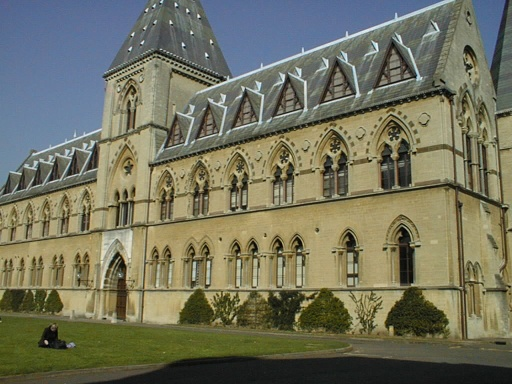
//> input picture resources/epipairs/library2.jpg, 512 x 384 px
$ ./bonus resources/epipairs/library1.jpg resources/epipairs/library2.jpg   (built with g++ and OpenCV 4)
//> lines starting //> are read from the running program, lines starting //| are printed output that depends on the picture
/**
 * @source http://ramsrigoutham.com/2012/11/22/panorama-image-stitching-in-opencv/
 * @summary Panorama stitching using SURF features
 */

#include <stdio.h>
#include <iostream>

#include "opencv2/core/core.hpp"
#include "opencv2/nonfree/features2d.hpp"
#include "opencv2/highgui/highgui.hpp"
#include "opencv2/nonfree/nonfree.hpp"
#include "opencv2/calib3d/calib3d.hpp"
#include "opencv2/imgproc/imgproc.hpp"

using namespace cv;

void readme();

/** @function main */
int main( int argc, char** argv )
{
 if( argc != 3 )
 { readme(); return -1; }

// Load the images
 Mat image1= imread( argv[2] );
//> image1 is the input picture: 384 rows x 512 cols, CV_8UC3; mean B, G, R 93.7, 114.3, 114.3
 Mat image2= imread( argv[1] );
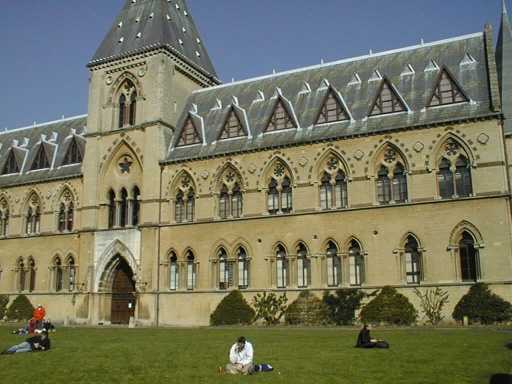
//> input picture resources/epipairs/library1.jpg, 512 x 384 px
//> image2 is the input picture: 384 rows x 512 cols, CV_8UC3; mean B, G, R 94.6, 117.4, 116.2
 Mat gray_image1;
 Mat gray_image2;
 // Convert to Grayscale
 cvtColor( image1, gray_image1, CV_RGB2GRAY );
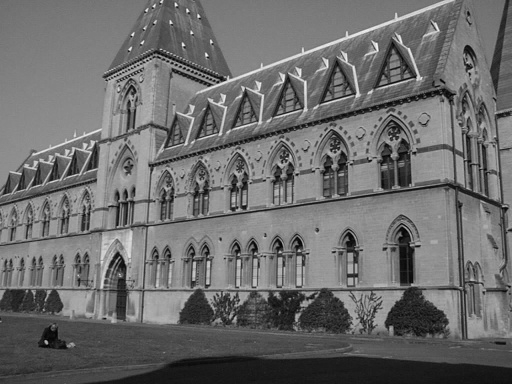
//> gray_image1: 384 rows x 512 cols, CV_8UC1; min 0, max 251, mean 108.2
 cvtColor( image2, gray_image2, CV_RGB2GRAY );
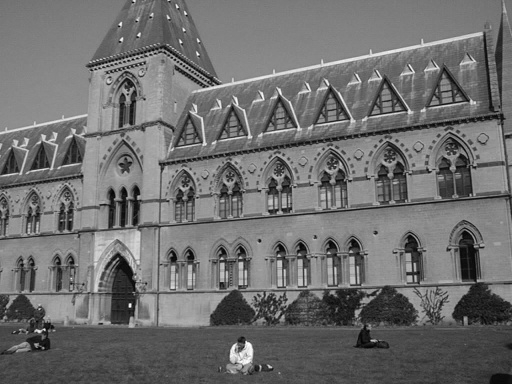
//> gray_image2: 384 rows x 512 cols, CV_8UC1; min 2, max 254, mean 110.5

imshow("first image",image2);
 imshow("second image",image1);

if( !gray_image1.data || !gray_image2.data )
 { std::cout<< " --(!) Error reading images " << std::endl; return -1; }

//-- Step 1: Detect the keypoints using SURF Detector
 int minHessian = 400;

//> (the run ends here: the program needs code that is not available in this run, at `SurfFeatureDetector detector( minHessian );`)
